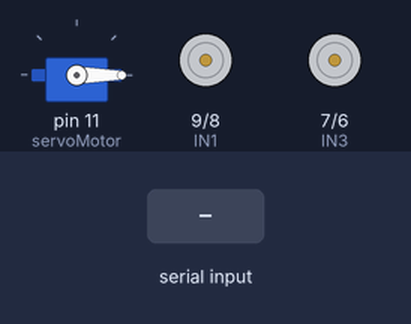
A sketch run on a simulated Arduino Uno, built with avr-gcc and run on an emulated ATmega328P. Shown: servo, motor-driver pin pairs drawn as motors (green arrow = first pin HIGH = forward, orange = second pin HIGH = backward, longer = more drive, scaled by the enable pin). Inputs (shaded band) come from the test bench.

Above: at 1.2 s.
1.3 s: "o" received over the second serial link
At 1.75 s:
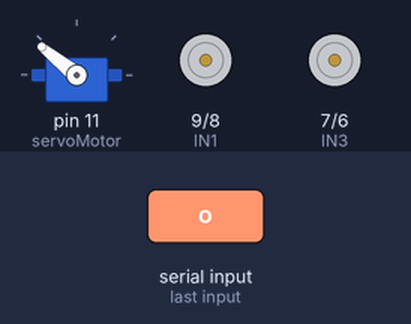
3.7 s: "a" received over the second serial link
At 4.1 s:
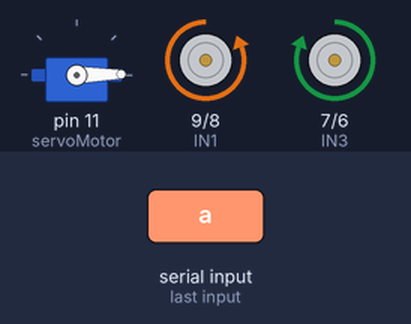
5.2 s: "r" received over the second serial link
At 6.4 s:
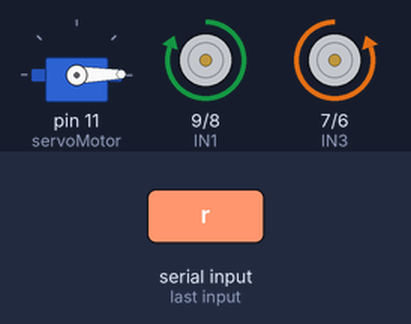
6.7 s: "d" received over the second serial link
At 7.6 s:
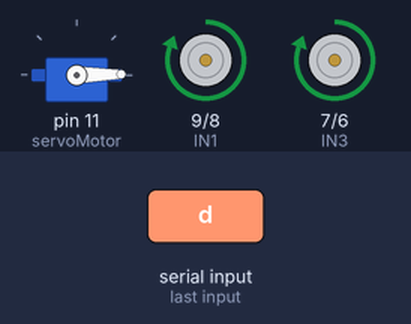
8.2 s: "i" received over the second serial link
At 8.7 s:
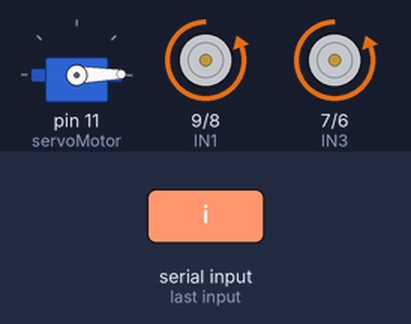
9.7 s: "p" received over the second serial link
At 11.1 s:
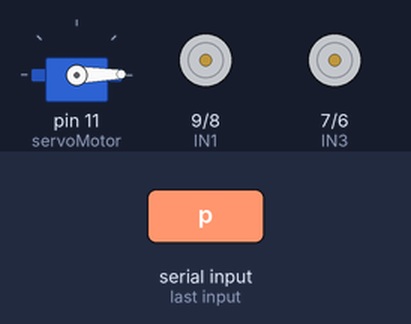
Timing chart, 0 to 12.2 s (numbered marks = the images above; inputs shaded):
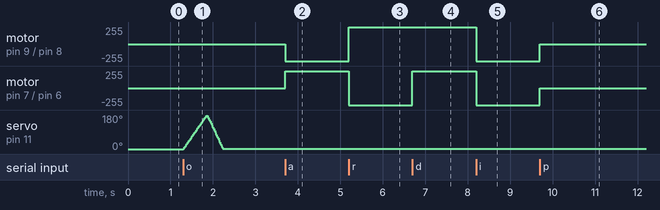

The sketch:

remote-car.ino
```cpp
#include "SoftwareSerial.h"

// Incluímos la librería para poder controlar el servo
#include <Servo.h>

// Declaramos la variable para controlar el servo
Servo servoMotor;

SoftwareSerial BT(4,2); // RX, TX recorder que se cruzan
// Motor 1
int ENA = 10;
int IN1 = 9;
int IN2 = 8;

// Motor 2
int ENB = 5;
int IN3 = 7;
int IN4 = 6;

void setup() {
 Serial.begin(9600);
 BT.begin(9600);

 // Iniciamos el servo para que empiece a trabajar con el pin 11
  servoMotor.attach(11);
    // Inicializamos al ángulo 0 el servomotor
  servoMotor.write(0);

 pinMode (ENA, OUTPUT);
 pinMode (ENB, OUTPUT);
 pinMode (IN1, OUTPUT);
 pinMode (IN2, OUTPUT);
 pinMode (IN3, OUTPUT);
 pinMode (IN4, OUTPUT);


}

void loop() {


  if (BT.available()){
    char dato=BT.read();

    switch(dato){
      case 'a':
        Adelante();
        break;
      case 'r':
        Atras();
        break;
      case 'd':
        Derecha();
        break;
      case 'i':
        Izquierda();
        break;
      case 'p':
        Parar();
        break;
      case 'o':
        Espada();
        break;
        /*
      case 'h':
        Tranquilo();
        break;
        */
    }
  }
}

void Adelante (){
 //Dirección motor A
 digitalWrite (IN1, LOW);
 digitalWrite (IN2, HIGH);
 analogWrite (ENA, 255); //Velocidad motor A
 //Dirección motor B
 digitalWrite (IN3, HIGH);
 digitalWrite (IN4, LOW);
 analogWrite (ENB, 255); //Velocidad motor B
}

void Derecha (){
 //Dirección motor A
 digitalWrite (IN1, HIGH);
 digitalWrite (IN2, LOW);
 analogWrite (ENA, 255); //Velocidad motor A
 //Dirección motor B
 digitalWrite (IN3, HIGH);
 digitalWrite (IN4, LOW);
 analogWrite (ENB, 255); //Velocidad motor A
}

void Izquierda (){
 //Dirección motor A
 digitalWrite (IN1, LOW);
 digitalWrite (IN2, HIGH);
 analogWrite (ENA, 255); //Velocidad motor A
 //Dirección motor B
 digitalWrite (IN3, LOW);
 digitalWrite (IN4, HIGH);
 analogWrite (ENB, 255); //Velocidad motor A
}

void Atras (){
 //Dirección motor A
 digitalWrite (IN1, HIGH);
 digitalWrite (IN2, LOW);
 analogWrite (ENA, 255); //Velocidad motor A
 //Dirección motor B
 digitalWrite (IN3, LOW);
 digitalWrite (IN4, HIGH);
 analogWrite (ENB, 255); //Velocidad motor B
}

void Parar (){
 //Dirección motor A
 digitalWrite (IN1, LOW);
 digitalWrite (IN2, LOW);
 analogWrite (ENA, 0); //Velocidad motor A
 //Dirección motor B
 digitalWrite (IN3, LOW);
 digitalWrite (IN4, LOW);
 analogWrite (ENB, 0); //Velocidad motor A
}

void Espada(){


   // Vamos a tener dos bucles uno para mover en sentido positivo y otro en sentido negativo
  // Para el sentido positivo
  for (int i = 0; i <= 180; i++)
  {
    // Desplazamos al ángulo correspondiente
    servoMotor.write(i);
    // Hacemos una pausa de 25ms
    delay(3);
  }

  // Para el sentido negativo
  for (int i = 179; i > 0; i--)
  {
    // Desplazamos al ángulo correspondiente
    servoMotor.write(i);
    // Hacemos una pausa de 25ms
    delay(2.5);
  }


}

/*
void Tranquilo(){

  servoMotor.write(0);
}
*/
```

Measured:
- after the input at 1.3 s, servo on pin 11 (servoMotor): rises from 0° to 176° in 0.54 s, then falls to 1° in 0.38 s
- after the input at 3.7 s, motor on pin 9 (IN1) / pin 8 (IN2): stopped → backward 255/255 at once; motor on pin 7 (IN3) / pin 6 (IN4): stopped → forward 255/255 at once
- after the input at 5.2 s, motor on pin 9 (IN1) / pin 8 (IN2): backward 255/255 → forward 255/255 at once; motor on pin 7 (IN3) / pin 6 (IN4): forward 255/255 → backward 255/255 at once
- after the input at 6.7 s, motor on pin 7 (IN3) / pin 6 (IN4): backward 255/255 → forward 255/255 at once
- after the input at 8.2 s, motor on pin 9 (IN1) / pin 8 (IN2), motor on pin 7 (IN3) / pin 6 (IN4): forward 255/255 → backward 255/255 at once
- after the input at 9.7 s, motor on pin 9 (IN1) / pin 8 (IN2), motor on pin 7 (IN3) / pin 6 (IN4): backward 255/255 → stopped at once
